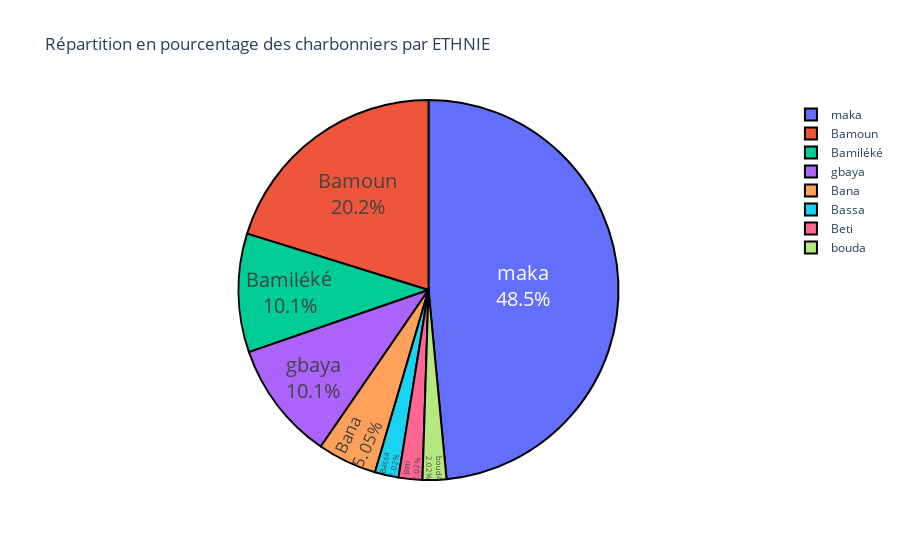

The code cell stored with this chart in its notebook:
### Markdown cell above
### 4 - Répartition des charbonniers selon leur groupe ethnique.

### Code cell
pie_diagramme(data=data_charbonnier,col="ETHNIE")

### Figure 1 — Plotly figure (JSON) as saved in the notebook; plotly's stock layout.template omitted (floating-point values rounded to 4 significant figures)
{"data": [{"customdata": [["maka"], ["Bamoun"], ["Bamiléké"], ["gbaya"], ["Bana"], ["Bassa"], ["Beti"], ["bouda"]], "domain": {"x": [0, 1], "y": [0, 1]}, "hovertemplate": "ETHNIE=%{customdata[0]}<br>proportion=%{value}<extra></extra>", "labels": ["maka", "Bamoun", "Bamiléké", "gbaya", "Bana", "Bassa", "Beti", "bouda"], "legendgroup": "", "marker": {"colors": ["#636efa", "#EF553B", "#00cc96", "#ab63fa", "#FFA15A", "#19d3f3", "#FF6692", "#B6E880"], "line": {"color": "#000000", "width": 2}}, "name": "", "showlegend": true, "textfont": {"size": 20}, "textinfo": "percent+label", "textposition": "inside", "type": "pie", "values": [0.4848, 0.202, 0.101, 0.101, 0.05051, 0.0202, 0.0202, 0.0202]}], "layout": {"legend": {"tracegroupgap": 0}, "title": {"text": "Répartition en pourcentage des charbonniers par ETHNIE"}}}
